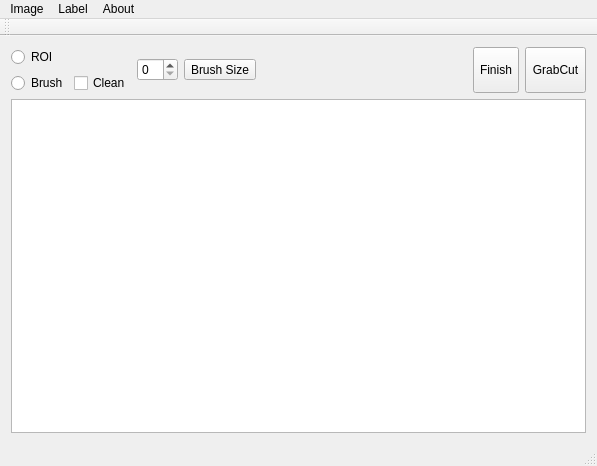
<?xml version="1.0" encoding="UTF-8"?>
<ui version="4.0">
 <class>ImgCutClass</class>
 <widget class="QMainWindow" name="ImgCutClass">
  <property name="geometry">
   <rect>
    <x>0</x>
    <y>0</y>
    <width>597</width>
    <height>466</height>
   </rect>
  </property>
  <property name="windowTitle">
   <string>ImgCut</string>
  </property>
  <widget class="QWidget" name="centralWidget">
   <layout class="QVBoxLayout" name="verticalLayout_6">
    <item>
     <layout class="QHBoxLayout" name="horizontalLayout_5">
      <item>
       <layout class="QVBoxLayout" name="verticalLayout_4">
        <item>
         <layout class="QHBoxLayout" name="horizontalLayout_4">
          <item>
           <layout class="QVBoxLayout" name="verticalLayout">
            <item>
             <widget class="QRadioButton" name="radioButtonROI">
              <property name="text">
               <string>ROI</string>
              </property>
             </widget>
            </item>
            <item>
             <layout class="QHBoxLayout" name="horizontalLayout">
              <item>
               <widget class="QRadioButton" name="radioButtonBrush">
                <property name="sizePolicy">
                 <sizepolicy hsizetype="Fixed" vsizetype="Fixed">
                  <horstretch>0</horstretch>
                  <verstretch>0</verstretch>
                 </sizepolicy>
                </property>
                <property name="text">
                 <string>Brush</string>
                </property>
               </widget>
              </item>
              <item>
               <widget class="QCheckBox" name="checkBoxClean">
                <property name="sizePolicy">
                 <sizepolicy hsizetype="Fixed" vsizetype="Fixed">
                  <horstretch>0</horstretch>
                  <verstretch>0</verstretch>
                 </sizepolicy>
                </property>
                <property name="text">
                 <string>Clean</string>
                </property>
               </widget>
              </item>
             </layout>
            </item>
           </layout>
          </item>
          <item>
           <widget class="QSpinBox" name="spinBoxBrush">
            <property name="sizePolicy">
             <sizepolicy hsizetype="Fixed" vsizetype="Fixed">
              <horstretch>0</horstretch>
              <verstretch>0</verstretch>
             </sizepolicy>
            </property>
           </widget>
          </item>
          <item>
           <widget class="QToolButton" name="toolButtonBrushSize">
            <property name="text">
             <string>Brush Size</string>
            </property>
           </widget>
          </item>
          <item>
           <spacer name="horizontalSpacer_2">
            <property name="orientation">
             <enum>Qt::Horizontal</enum>
            </property>
            <property name="sizeHint" stdset="0">
             <size>
              <width>40</width>
              <height>20</height>
             </size>
            </property>
           </spacer>
          </item>
          <item>
           <layout class="QVBoxLayout" name="verticalLayout_2">
            <item>
             <layout class="QHBoxLayout" name="horizontalLayout_3">
              <item>
               <widget class="QToolButton" name="toolButtonFinish">
                <property name="sizePolicy">
                 <sizepolicy hsizetype="Preferred" vsizetype="Preferred">
                  <horstretch>0</horstretch>
                  <verstretch>0</verstretch>
                 </sizepolicy>
                </property>
                <property name="text">
                 <string>Finish</string>
                </property>
               </widget>
              </item>
              <item>
               <widget class="QToolButton" name="toolButtonGrabCut">
                <property name="sizePolicy">
                 <sizepolicy hsizetype="Preferred" vsizetype="Preferred">
                  <horstretch>0</horstretch>
                  <verstretch>0</verstretch>
                 </sizepolicy>
                </property>
                <property name="text">
                 <string>GrabCut</string>
                </property>
               </widget>
              </item>
             </layout>
            </item>
           </layout>
          </item>
         </layout>
        </item>
        <item>
         <widget class="ImageViewer" name="graphicsView"/>
        </item>
       </layout>
      </item>
     </layout>
    </item>
   </layout>
  </widget>
  <widget class="QMenuBar" name="menuBar">
   <property name="geometry">
    <rect>
     <x>0</x>
     <y>0</y>
     <width>597</width>
     <height>23</height>
    </rect>
   </property>
   <widget class="QMenu" name="menufile">
    <property name="title">
     <string>Image</string>
    </property>
    <addaction name="actionOpenImg"/>
    <addaction name="actionCloseImg"/>
   </widget>
   <widget class="QMenu" name="menulabels">
    <property name="title">
     <string>Label</string>
    </property>
    <widget class="QMenu" name="menuSave_as">
     <property name="title">
      <string>Save as</string>
     </property>
     <addaction name="actionSaveAsRGB"/>
    </widget>
    <addaction name="menuSave_as"/>
   </widget>
   <widget class="QMenu" name="menuAbout">
    <property name="title">
     <string>About</string>
    </property>
    <addaction name="actionHelp"/>
    <addaction name="actionContact"/>
   </widget>
   <addaction name="menufile"/>
   <addaction name="menulabels"/>
   <addaction name="menuAbout"/>
  </widget>
  <widget class="QToolBar" name="mainToolBar">
   <attribute name="toolBarArea">
    <enum>TopToolBarArea</enum>
   </attribute>
   <attribute name="toolBarBreak">
    <bool>false</bool>
   </attribute>
  </widget>
  <widget class="QStatusBar" name="statusBar"/>
  <action name="actionOpenImg">
   <property name="checkable">
    <bool>false</bool>
   </property>
   <property name="text">
    <string>Open...</string>
   </property>
  </action>
  <action name="actionSaveGray">
   <property name="text">
    <string>Grey</string>
   </property>
  </action>
  <action name="actionRGB">
   <property name="text">
    <string>RGB</string>
   </property>
  </action>
  <action name="actionLoadLabel">
   <property name="text">
    <string>Load txt...</string>
   </property>
  </action>
  <action name="actionCloseImg">
   <property name="text">
    <string>Close</string>
   </property>
  </action>
  <action name="actionSaveAsGray">
   <property name="text">
    <string>Gray</string>
   </property>
  </action>
  <action name="actionSaveAsRGB">
   <property name="text">
    <string>RGB</string>
   </property>
  </action>
  <action name="actionCloseLabel">
   <property name="text">
    <string>Close txt</string>
   </property>
  </action>
  <action name="actionHelp">
   <property name="text">
    <string>Help</string>
   </property>
  </action>
  <action name="actionContact">
   <property name="text">
    <string>Contact</string>
   </property>
  </action>
 </widget>
 <layoutdefault spacing="6" margin="11"/>
 <customwidgets>
  <customwidget>
   <class>ImageViewer</class>
   <extends>QGraphicsView</extends>
   <header>imageviewer.h</header>
  </customwidget>
 </customwidgets>
 <resources>
  <include location="ImgCut.qrc"/>
 </resources>
 <connections/>
</ui>
